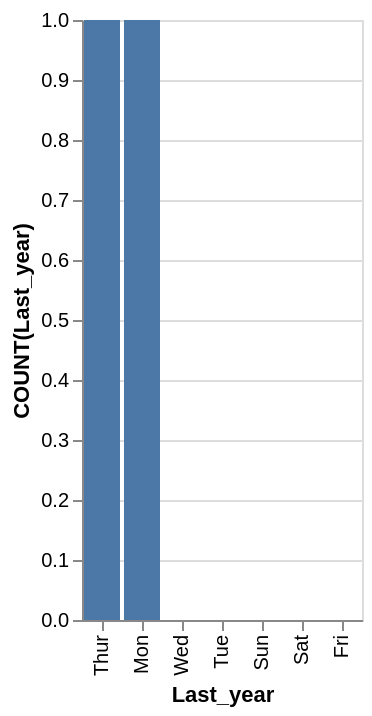

Express this chart as Vega-Lite.
### Vega-Lite specification from a JSON file in a GitHub repository (floating-point values rounded to 4 significant figures)
{"data": {"values": [{"x_data": "Thur", "y_data": 1}, {"x_data": "Mon", "y_data": 1}, {"x_data": "Wed", "y_data": 0}, {"x_data": "Tue", "y_data": 0}, {"x_data": "Sun", "y_data": 0}, {"x_data": "Sat", "y_data": 0}, {"x_data": "Fri", "y_data": 0}]}, "mark": "bar", "encoding": {"x": {"field": "x_data", "type": "nominal", "title": "Last_year", "sort": {"op": "sum", "field": "y_data", "order": "descending"}}, "y": {"field": "y_data", "type": "quantitative", "title": "COUNT(Last_year)"}}}
